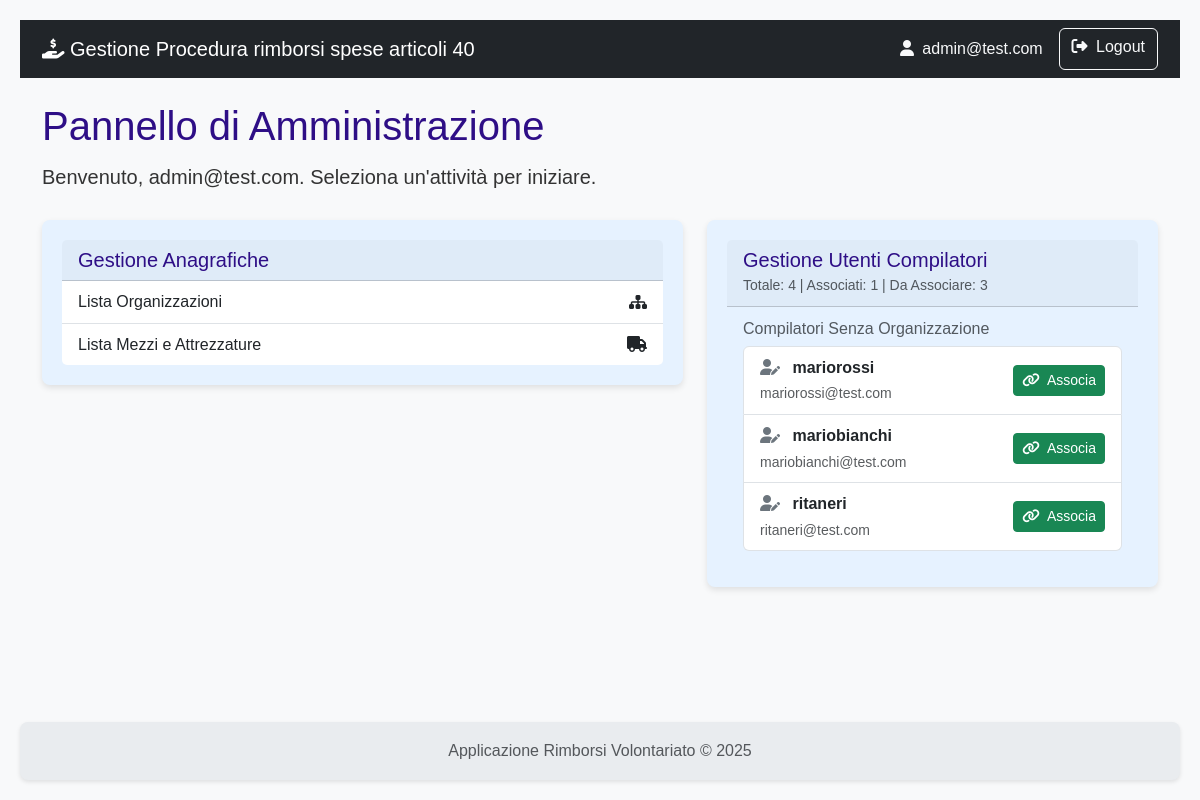
Page /dashboard (signed in) on the earlier database version.
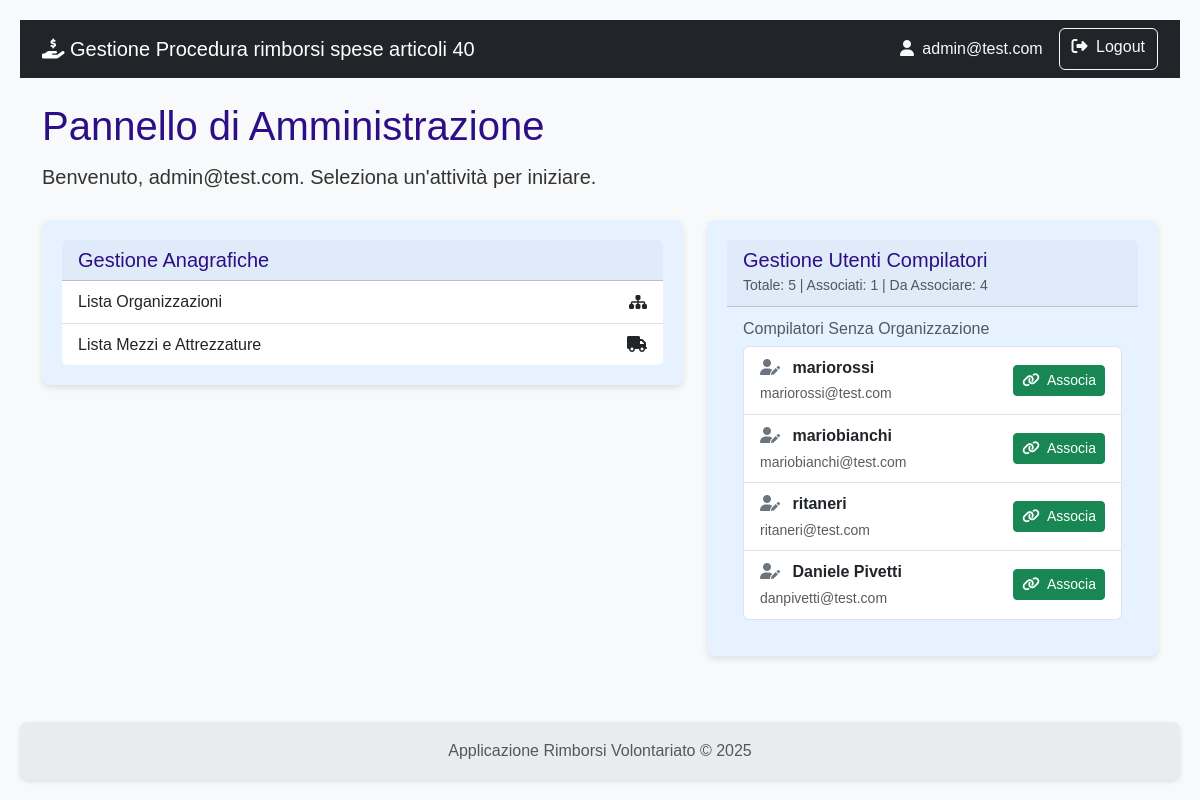
Same page on the later database version.
### rimborsi/models.py (models this page shows)
class User(db.Model, UserMixin):
    id = db.Column(db.Integer, primary_key=True)
    username = db.Column(db.String(80), nullable=False)
    email = db.Column(db.String(120), nullable=False)
    password_hash = db.Column(db.String(120), nullable=False)
    role = db.Column(db.String(20), nullable=False)
    organizzazioni = db.relationship('Organizzazione', secondary=associazione_utente_organizzazione, back_populates='utenti_compilatori')
    __table_args__ = (
        db.UniqueConstraint('username', name='uq_user_username'),
        db.UniqueConstraint('email', name='uq_user_email'),
    )

### rimborsi/main/routes.py (the view, shortened to what this page needs)
@main.route('/dashboard')
@login_required # Solo gli utenti loggati possono vedere la dashboard
def dashboard():
    template_data = {}
    if current_user.role == 'istruttore':
        richieste_da_istruire = Richiesta.query.filter_by(stato='B').all()
        richieste_istruite = Richiesta.query.filter_by(stato='C').all()
        template_data['richieste_da_istruire'] = richieste_da_istruire
        template_data['richieste_istruite'] = richieste_istruite
        template_data['conteggio_da_istruire'] = len(richieste_da_istruire)
        template_data['conteggio_istruite'] = len(richieste_istruite)
    elif current_user.role == 'amministratore':
        utenti_da_associare = User.query.filter(
            User.role == 'compilatore',
            ~User.organizzazioni.any()
        ).all()
        totale_compilatori = User.query.filter(User.role == 'compilatore').count()
        compilatori_associati = User.query.filter(
            User.role == 'compilatore',
            User.organizzazioni.any()
        ).count()
        template_data['utenti_da_associare'] = utenti_da_associare
        template_data['totale_compilatori'] = totale_compilatori
        template_data['compilatori_associati'] = compilatori_associati
    return render_template('main/dashboard.html', **template_data)

### rimborsi/templates/main/dashboard.html (shortened to what this page needs)
{% extends 'base.html' %}
{% block content %}
    <h1 class="mb-2">
        {% if current_user.role == 'istruttore' %}
            Pannello di Controllo Istruttore
        {% elif current_user.role == 'compilatore' %}
            Dashboard Compilatore
        {% elif current_user.role == 'amministratore' %}
            Pannello di Amministrazione
        {% else %}
            Area di Gestione
        {% endif %}
    </h1>
    <div class="d-flex justify-content-between align-items-center mb-4">
        <p class="lead mb-0">
            Benvenuto, {{ current_user.email }}. Seleziona un'attività per iniziare.
        </p>
    </div>
    {% if current_user.role == 'istruttore' %}
    <div class="row row-cols-1 row-cols-md-3 g-4 mb-4">
        <div class="col">
            <div class="card text-white bg-primary shadow-sm h-100">
                <div class="card-body">
                    <h5 class="card-title">Da Istruire</h5>
                    <p class="card-text fs-2 fw-bold">{{ conteggio_da_istruire }}</p>
                </div>
            </div>
        </div>
        <div class="col">
            <div class="card text-white bg-success shadow-sm h-100">
                <div class="card-body">
                    <h5 class="card-title">Istruite</h5>
                    <p class="card-text fs-2 fw-bold">{{ conteggio_istruite }}</p>
                </div>
            </div>
        </div>
        <div class="col">
            <div class="card shadow-sm h-100">
                <div class="card-body d-flex flex-column justify-content-center">
                     <a href="{{ url_for('istruttoria.gestione_eventi') }}" class="btn btn-outline-secondary">
                        <i class="fas fa-calendar-alt me-1"></i> Gestisci Eventi
                    </a>
                </div>
            </div>
        </div>
    </div>
    <div class="card shadow-sm">
        <div class="card-header">
            <ul class="nav nav-tabs card-header-tabs">
                <li class="nav-item">
                    <a class="nav-link active" data-bs-toggle="tab" href="#tab-da-istruire">
                        Da Istruire <span class="badge bg-primary">{{ conteggio_da_istruire }}</span>
                    </a>
                </li>
                <li class="nav-item">
                    <a class="nav-link" data-bs-toggle="tab" href="#tab-istruite">
                        Istruite <span class="badge bg-success">{{ conteggio_istruite }}</span>
                    </a>
                </li>
            </ul>
        </div>
        <div class="card-body">
            <div class="tab-content">
                <div class="tab-pane fade show active" id="tab-da-istruire">
                    <table class="table table-hover">
                        <thead>
                            <tr>
                                <th>Data Invio</th>
                                <th>Protocollo</th>
                                <th>Organizzazione</th>
                                <th class="text-end">Importo Richiesto</th>
                                <th class="text-center">Azione</th>
                            </tr>
                        </thead>
                        <tbody>
                            {% for richiesta in richieste_da_istruire %}
                            <tr>
                                <td>{{ richiesta.data_invio.strftime('%d/%m/%Y') }}</td>
                                <td>{{ richiesta.protocollo_invio }}</td>
                                <td>{{ richiesta.organizzazione.nome }}</td>
                                <td class="text-end">&euro; {{ "%.2f"|format(richiesta.spese|sum(attribute='importo_richiesto')) }}</td>
                                <td class="text-center">
                                    <a href="{{ url_for('istruttoria.dettaglio_istruttoria', richiesta_id=richiesta.id) }}" class="btn btn-warning btn-sm" title="Avvia Istruttoria">
                                        <i class="fas fa-pencil-alt"></i>
                                    </a>
                                </td>
                            </tr>
                            {% else %}
                            <tr><td colspan="5" class="text-center text-muted">Nessuna richiesta da istruire.</td></tr>
                            {% endfor %}
                        </tbody>
                    </table>
                </div>
                <div class="tab-pane fade" id="tab-istruite">
                    <table class="table table-hover">
                        <thead>
                            <tr>
                                <th>Data Fine Istruttoria</th>
                                <th>Protocollo</th>
                                <th>Organizzazione</th>
                                <th class="text-end">Importo Approvato</th>
                                <th class="text-center">Esito</th>
                            </tr>
                        </thead>
                        <tbody>
                            {% for richiesta in richieste_istruite %}
                            <tr>
                                <td>{{ richiesta.data_fine_istruttoria.strftime('%d/%m/%Y') }}</td>
                                <td>{{ richiesta.protocollo_istruttoria }}</td>
                                <td>{{ richiesta.organizzazione.nome }}</td>
                                <td class="text-end">&euro; 0.00</td>
                                <td class="text-center"><span class="badge bg-secondary">{{ richiesta.esito }}</span></td>
                            </tr>
                            {% else %}
                            <tr><td colspan="5" class="text-center text-muted">Nessuna richiesta già istruita.</td></tr>
                            {% endfor %}
                        </tbody>
                    </table>
                </div>
            </div>
        </div>
    </div>
    {% elif current_user.role == 'amministratore' %}
        <div class="row">
            <div class="col-md-7">
                <div class="card shadow-sm">
                    <div class="card-header"><h5 class="mb-0">Gestione Anagrafiche</h5></div>
                    <div class="list-group list-group-flush">
                        <a href="{{ url_for('anagrafica.lista_organizzazioni') }}" class="list-group-item list-group-item-action d-flex justify-content-between align-items-center">
                            Lista Organizzazioni
                            <i class="fas fa-sitemap"></i>
                        </a>
                        <a href="{{ url_for('anagrafica.lista_tutti_mezzi') }}" class="list-group-item list-group-item-action d-flex justify-content-between align-items-center">
                            Lista Mezzi e Attrezzature
                            <i class="fas fa-truck"></i>
                        </a>
                    </div>
                </div>
            </div>
            <div class="col-md-5">
                <div class="card shadow-sm">
                    <div class="card-header">
                        <h5 class="mb-0">Gestione Utenti Compilatori</h5>
                        {% if totale_compilatori is defined %}
                        <small class="text-muted">
                            Totale: {{ totale_compilatori }} |
                            Associati: {{ compilatori_associati }} |
                            Da Associare: {{ utenti_da_associare|length }}
                        </small>
                        {% endif %}
                    </div>
                    <div class="card-body">
                        <h6 class="card-subtitle mb-2 text-muted">Compilatori Senza Organizzazione</h6>
                        <ul class="list-group">
                             {% for utente in utenti_da_associare %}
                             <li class="list-group-item d-flex justify-content-between align-items-center">
                                <div>
                                    <i class="fas fa-user-edit me-2 text-secondary"></i>
                                    <strong>{{ utente.username }}</strong><br>
                                    <small class="text-muted">{{ utente.email }}</small>
                                </div>
                                <a href="{{ url_for('main.associa_utente', user_id=utente.id) }}" class="btn btn-success btn-sm">
                                    <i class="fas fa-link me-1"></i> Associa
                                </a>
                            </li>
                            {% else %}
                            <li class="list-group-item text-center">
                                <i class="fas fa-check-circle me-1 text-success"></i>
                                Tutti i compilatori sono già associati ad organizzazioni.
                            </li>
                            {% endfor %}
                        </ul>
                    </div>
                </div>
            </div>
        </div>
    {% endif %}
{% endblock %}

### rimborsi/templates/base.html (shortened to what this page needs)
<!doctype html>
<html lang="it" class="h-100">
<head>
    <link href="https://cdn.jsdelivr.net/npm/bootstrap@5.3.3/dist/css/bootstrap.min.css" rel="stylesheet" xintegrity="sha384-QWTKZyjpPEjISv5WaRU9OFeRpok6YctnYmDr5pNlyT2bRjXh0JMhjY6hW+ALEwIH">
    <link rel="stylesheet" href="https://cdnjs.cloudflare.com/ajax/libs/font-awesome/6.5.2/css/all.min.css" xintegrity="sha512-SnH5WK+bZxgPHs44uWIX+LLJAJ9/2PkPKZ5QiAj6Ta86w+fsb2TkcmfRyVX3pBnMFcV7oQPJkl9QevSCWr3W6A==" />
    <link rel="stylesheet" href="{{ url_for('static', filename='css/styles.css') }}">
</head>
<body>
    <nav class="navbar navbar-expand-lg navbar-dark bg-dark">
        <div class="container">
            <a class="navbar-brand" href="{{ url_for('auth.index') }}">
                <i class="fas fa-hand-holding-dollar"></i>
                Gestione Procedura rimborsi spese articoli 40
            </a>
            <div class="collapse navbar-collapse" id="navbarNav">
                <div class="d-flex ms-auto">
                    {% if current_user.is_authenticated %}
                        <span class="navbar-text me-3 text-light">
                            <i class="fas fa-user me-1"></i> {{ current_user.email }}
                        </span>
                        <a href="{{ url_for('auth.logout') }}" class="btn btn-outline-light">
                            <i class="fas fa-sign-out-alt me-1"></i> Logout
                        </a>
                    {% else %}
                        <a href="{{ url_for('auth.registrati') }}" class="btn btn-outline-light me-2">Registrati</a>
                        <a href="{{ url_for('auth.login') }}" class="btn btn-outline-light">Login</a>
                    {% endif %}
                </div>
            </div>
        </div>
    </nav>
    <main class="container my-4">
        {% block content %}{% endblock %}
    </main>
    <footer class="footer mt-auto py-3">
        <div class="container text-center">
            <span class="text-muted">Applicazione Rimborsi Volontariato &copy; 2025</span>
        </div>
    </footer>
</body>
</html>

### rimborsi/static/css/styles.css (style rules this page uses)
:root { --color-primary: #2e0e86; --color-primary-hover: #142fca; --color-text-light: #ffffff; --color-card-bg: #e6f2ff; --color-card-text: #00366d; --color-bg: #f4f4f4; --color-text-dark: #333; --color-link: #0055a4; --border-radius: 8px; --box-shadow: 0 2px 4px rgba(0, 0, 0, 0.1); --box-shadow-card: 0 3px 6px rgba(0, 0, 0, 0.1); --transition-standard: all 0.3s ease; }
body { font-family: Arial, sans-serif; background-color: var(--color-bg); color: var(--color-text-dark); margin: 0; padding: 20px; line-height: 1.6; }
h1, h2, h3, h4, h5, h6 { color: var(--color-primary); margin-top: 0; }
a { color: var(--color-link); text-decoration: none; }
.card { flex: 1; background-color: var(--color-card-bg); color: var(--color-card-text); border-radius: var(--border-radius); padding: 20px; box-shadow: var(--box-shadow-card); transition: transform 0.2s ease-in-out; border: none; }
.card-body i { transition: var(--transition-standard); }
.shadow-sm { box-shadow: var(--box-shadow-card) !important; }
.text-center { text-align: center; }
.footer { display: flex; justify-content: left; gap: 20px; background-color: var(--color-primary); padding: 15px 20px; border-radius: var(--border-radius); margin-top: 20px; box-shadow: var(--box-shadow); }

### rimborsi/templates/base.html (style rules this page uses)
body { display: flex; flex-direction: column; min-height: 100vh; background-color: #f8f9fa; }
main { flex: 1; }
.footer { background-color: #e9ecef; }

Differences in the rows shown:
added User: username "Daniele Pivetti", email "danpivetti@test.com"
Other differences:
{{ totale_compilatori }}: "4" → "5"
{{ utenti_da_associare|length }}: "3" → "4"
